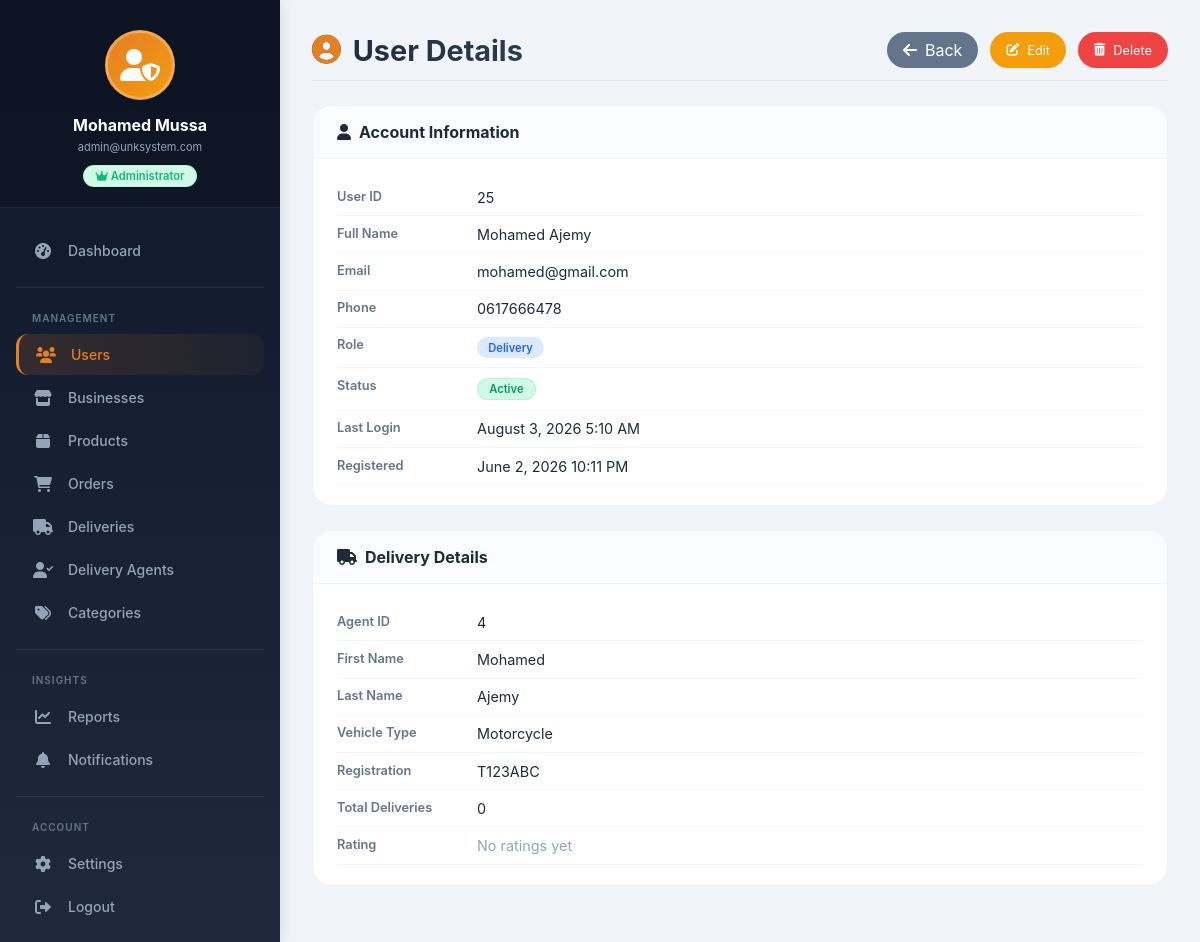
The app's page /admin/users/view.php?id=25 (signed in) with its own data.
### tables this page shows
CREATE TABLE `users` (
  `user_id` int(11) NOT NULL AUTO_INCREMENT,
  `full_name` varchar(100) NOT NULL,
  `email` varchar(100) NOT NULL,
  `password_hash` varchar(255) NOT NULL,
  `phone` varchar(20) NOT NULL,
  `role` enum('admin','business','customer','delivery') NOT NULL,
  `status` enum('active','inactive','suspended') DEFAULT 'active',
  `last_login` datetime DEFAULT NULL,
  `created_at` timestamp NOT NULL DEFAULT current_timestamp(),
  `updated_at` timestamp NOT NULL DEFAULT current_timestamp() ON UPDATE current_timestamp(),
  PRIMARY KEY (`user_id`),
  UNIQUE KEY `uk_users_email` (`email`),
  KEY `idx_users_role` (`role`),
  KEY `idx_users_status` (`status`),
  KEY `idx_users_email` (`email`),
  KEY `idx_users_phone` (`phone`),
  KEY `idx_users_role_status` (`role`,`status`)
);

CREATE TABLE `delivery_agents` (
  `agent_id` int(11) NOT NULL AUTO_INCREMENT,
  `user_id` int(11) NOT NULL,
  `first_name` varchar(100) DEFAULT NULL,
  `last_name` varchar(100) DEFAULT NULL,
  `vehicle_type` varchar(50) DEFAULT NULL,
  `vehicle_registration` varchar(50) DEFAULT NULL,
  `id_number` varchar(50) DEFAULT NULL,
  `license_number` varchar(50) DEFAULT NULL,
  `is_available` tinyint(1) DEFAULT 1,
  `current_latitude` decimal(10,8) DEFAULT NULL,
  `current_longitude` decimal(11,8) DEFAULT NULL,
  `created_at` timestamp NOT NULL DEFAULT current_timestamp(),
  `phone` varchar(20) DEFAULT NULL,
  `location` varchar(255) DEFAULT NULL,
  `status` enum('active','inactive','suspended') DEFAULT 'active',
  `vehicle_model` varchar(100) DEFAULT NULL,
  `vehicle_color` varchar(50) DEFAULT NULL,
  `insurance_expiry` date DEFAULT NULL,
  `profile_image` varchar(255) DEFAULT NULL,
  `avg_rating` decimal(3,2) DEFAULT 0.00,
  `total_ratings` int(11) DEFAULT 0,
  PRIMARY KEY (`agent_id`),
  UNIQUE KEY `uk_agents_user` (`user_id`),
  KEY `idx_agents_available` (`is_available`),
  KEY `idx_agents_status` (`status`),
  CONSTRAINT `fk_agents_user` FOREIGN KEY (`user_id`) REFERENCES `users` (`user_id`) ON DELETE CASCADE ON UPDATE CASCADE
);

### admin/users/view.php (the view, shortened to what this page needs)
<?php
require_once '../../config/database.php';
$current_admin_id = (int)$_SESSION['user_id'];
$user_id = isset($_GET['id']) ? (int)$_GET['id'] : 0;
$stmt = mysqli_prepare($conn, "SELECT * FROM users WHERE user_id = ?");
mysqli_stmt_bind_param($stmt, 'i', $user_id);
mysqli_stmt_execute($stmt);
$user = mysqli_fetch_assoc(mysqli_stmt_get_result($stmt));
$role_data = null;
if ($user['role'] === 'customer') {
    $stmt = mysqli_prepare($conn, "SELECT * FROM customers WHERE user_id = ?");
    mysqli_stmt_bind_param($stmt, 'i', $user_id);
    mysqli_stmt_execute($stmt);
    $role_data = mysqli_fetch_assoc(mysqli_stmt_get_result($stmt));
    mysqli_stmt_close($stmt);
} elseif ($user['role'] === 'delivery') {
    $stmt = mysqli_prepare($conn, "SELECT * FROM delivery_agents WHERE user_id = ?");
    mysqli_stmt_bind_param($stmt, 'i', $user_id);
    mysqli_stmt_execute($stmt);
    $role_data = mysqli_fetch_assoc(mysqli_stmt_get_result($stmt));
}
include '../includes/admin_sidebar.php';
?>
<!DOCTYPE html>
<html lang="en">
<head>
    <link rel="stylesheet" href="https://cdnjs.cloudflare.com/ajax/libs/font-awesome/6.0.0/css/all.min.css">
</head>
<body>
<div class="admin-content">
    <div class="page-header">
        <h1><i class="fas fa-user-circle"></i> User Details</h1>
        <div style="display:flex; gap:0.75rem;">
            <a href="index.php" class="btn-back"><i class="fas fa-arrow-left"></i> Back</a>
            <a href="edit.php?id=<?= $user_id ?>" class="btn-sm btn-edit"><i class="fas fa-edit"></i> Edit</a>
            <?php if ($user_id != $current_admin_id): ?>
                <a href="delete.php?id=<?= $user_id ?>" class="btn-sm btn-delete" onclick="return confirm('⚠️ Permanently delete this user? This action cannot be undone.')">
                    <i class="fas fa-trash-alt"></i> Delete
                </a>
            <?php else: ?>
                <span class="btn-sm btn-delete disabled" title="You cannot delete your own account">
                    <i class="fas fa-trash-alt"></i> Delete
                </span>
            <?php endif; ?>
        </div>
    </div>
    <div class="info-card">
        <div class="card-header"><i class="fas fa-user"></i> Account Information</div>
        <div class="card-body">
            <div class="info-row"><div class="info-label">User ID</div><div class="info-value"><?= $user['user_id'] ?></div></div>
            <div class="info-row"><div class="info-label">Full Name</div><div class="info-value"><?= htmlspecialchars($user['full_name']) ?></div></div>
            <div class="info-row"><div class="info-label">Email</div><div class="info-value"><?= htmlspecialchars($user['email']) ?></div></div>
            <div class="info-row"><div class="info-label">Phone</div><div class="info-value"><?= htmlspecialchars($user['phone']) ?></div></div>
            <div class="info-row"><div class="info-label">Role</div><div class="info-value"><span class="role-badge role-<?= $user['role'] ?>"><?= ucfirst($user['role']) ?></span></div></div>
            <div class="info-row"><div class="info-label">Status</div><div class="info-value"><span class="status-badge status-<?= $user['status'] ?>"><?= ucfirst($user['status']) ?></span></div></div>
            <div class="info-row"><div class="info-label">Last Login</div><div class="info-value"><?= $user['last_login'] ? date('F j, Y g:i A', strtotime($user['last_login'])) : 'Never' ?></div></div>
            <div class="info-row"><div class="info-label">Registered</div><div class="info-value"><?= date('F j, Y g:i A', strtotime($user['created_at'])) ?></div></div>
        </div>
    </div>
    <?php if ($role_data): ?>
    <div class="info-card">
        <div class="card-header"><i class="fas fa-<?= $user['role'] === 'customer' ? 'user' : ($user['role'] === 'business' ? 'store' : 'truck') ?>"></i> <?= ucfirst($user['role']) ?> Details</div>
        <div class="card-body">
            <?php if ($user['role'] === 'customer'): ?>
                <div class="info-row"><div class="info-label">Customer ID</div><div class="info-value"><?= $role_data['customer_id'] ?></div></div>
                <div class="info-row"><div class="info-label">First Name</div><div class="info-value"><?= htmlspecialchars($role_data['first_name']) ?></div></div>
                <div class="info-row"><div class="info-label">Last Name</div><div class="info-value"><?= htmlspecialchars($role_data['last_name']) ?></div></div>
                <div class="info-row"><div class="info-label">Saved Address</div><div class="info-value"><?= nl2br(htmlspecialchars($role_data['saved_address'] ?? 'Not set')) ?></div></div>
                <div class="info-row"><div class="info-label">City</div><div class="info-value"><?= htmlspecialchars($role_data['city'] ?? 'Not set') ?></div></div>
            <?php elseif ($user['role'] === 'delivery'): ?>
                <div class="info-row"><div class="info-label">Agent ID</div><div class="info-value"><?= $role_data['agent_id'] ?></div></div>
                <div class="info-row"><div class="info-label">First Name</div><div class="info-value"><?= htmlspecialchars($role_data['first_name']) ?></div></div>
                <div class="info-row"><div class="info-label">Last Name</div><div class="info-value"><?= htmlspecialchars($role_data['last_name']) ?></div></div>
                <div class="info-row"><div class="info-label">Vehicle Type</div><div class="info-value"><?= htmlspecialchars($role_data['vehicle_type']) ?></div></div>
                <div class="info-row"><div class="info-label">Registration</div><div class="info-value"><?= htmlspecialchars($role_data['vehicle_registration']) ?></div></div>
                <div class="info-row"><div class="info-label">Total Deliveries</div><div class="info-value"><?= $role_data['total_deliveries'] ?? 0 ?></div></div>
                <div class="info-row"><div class="info-label">Rating</div>
                    <div class="info-value">
                        <?php if (isset($role_data['rating']) && $role_data['rating'] > 0): ?>
                            <span class="rating-stars">
                                <?php
                                $fullStars = floor($role_data['rating']);
                                $halfStar = ($role_data['rating'] - $fullStars) >= 0.5;
                                for ($i = 1; $i <= 5; $i++):
                                    if ($i <= $fullStars):
                                        echo '<i class="fas fa-star"></i>';
                                    elseif ($halfStar && $i == $fullStars + 1):
                                        echo '<i class="fas fa-star-half-alt"></i>';
                                        $halfStar = false;
                                    else:
                                        echo '<i class="fas fa-star empty"></i>';
                                    endif;
                                endfor;
                                ?>
                            </span>
                            <span style="font-weight:600; color:#1e293b; margin-left:0.5rem;"><?= number_format($role_data['rating'], 1) ?></span>
                        <?php else: ?>
                            <span style="color:#94a3b8;">No ratings yet</span>
                        <?php endif; ?>
                    </div>
                </div>
            <?php endif; ?>
        </div>
    </div>
    <?php endif; ?>
</div>
</body>
</html>

### admin/users/view.php (style rules this page uses)
* { margin:0; padding:0; box-sizing:border-box; }
body { font-family:'Inter',sans-serif; background:#f1f5f9; }
.admin-content { margin-left:280px; padding:2rem; min-height:100vh; transition:0.3s; }
.page-header { display:flex; justify-content:space-between; align-items:center; flex-wrap:wrap; gap:1rem; margin-bottom:1.5rem; border-bottom:1px solid #e2e8f0; padding-bottom:0.75rem; }
.page-header h1 { font-size:1.8rem; font-weight:700; background:linear-gradient(135deg,#1e293b,#2c3e50); -webkit-background-clip:text; background-clip:text; color:transparent; display:flex; align-items:center; gap:0.75rem; }
.page-header h1 i { color:#e67e22; }
.btn-back { background:#64748b; color:white; padding:0.5rem 1rem; border-radius:2rem; text-decoration:none; display:inline-flex; align-items:center; gap:0.5rem; }
.btn-sm { display:inline-flex; align-items:center; gap:0.5rem; padding:0.5rem 1rem; border-radius:2rem; text-decoration:none; font-size:0.8rem; transition:0.2s; }
.btn-edit { background:#f59e0b; color:white; }
.btn-delete { background:#ef4444; color:white; }
.info-card { background:white; border-radius:1.25rem; border:1px solid #eef2f8; overflow:hidden; margin-bottom:1.5rem; }
.card-header { padding:1rem 1.5rem; background:#fafcff; border-bottom:1px solid #f0f2f5; font-weight:700; display:flex; align-items:center; gap:0.5rem; }
.card-body { padding:1.25rem 1.5rem; }
.info-row { display:flex; padding:0.6rem 0; border-bottom:1px solid #f1f5f9; }
.info-label { width:140px; font-weight:600; color:#64748b; font-size:0.8rem; }
.info-value { flex:1; color:#1e293b; font-size:0.9rem; }
.role-badge, .status-badge { display:inline-block; padding:0.2rem 0.7rem; border-radius:2rem; font-size:0.7rem; font-weight:600; }
.role-delivery { background:#dbeafe; color:#2563eb; }
.status-active { background:#d1fae5; color:#059669; }

### records on screen
users: user_id "25", full_name "Mohamed Ajemy", email "mohamed@gmail.com", phone "0617666478", role "Delivery", status "Active", last_login "August 3, 2026 5:10 AM", created_at "June 2, 2026 10:11 PM"
delivery_agents: agent_id "4", first_name "Mohamed", last_name "Ajemy", vehicle_type "Motorcycle", vehicle_registration "T123ABC"

### other values on screen
substr($admin_name, 0, 22) "Mohamed Mussa"
substr($admin_email, 0, 22) "admin@unksystem.com"
$status_text "Administrator"
$role_data['total_deliveries'] "0"
